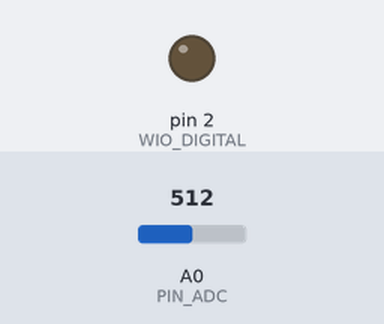
This sketch was run on a simulated Arduino Uno, built with avr-gcc and run on an emulated ATmega328P. Parts: output pins drawn as LEDs (lit = HIGH). The inputs (shaded band) are chosen by the test bench; at power-on: A0 (PIN_ADC) = 512. What the sketch prints to the serial monitor is not drawn.

Above: at 1.2 s.
1.3 s: A0 (PIN_ADC) set to 637
2.8 s: A0 (PIN_ADC) set to 673
At 3.9 s:
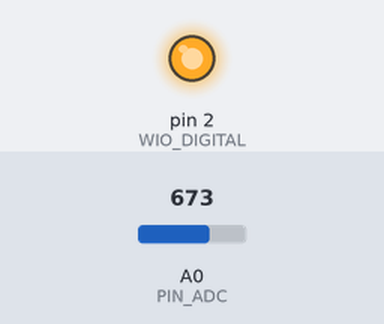
4.5 s: A0 (PIN_ADC) set to 511
At 5.1 s:
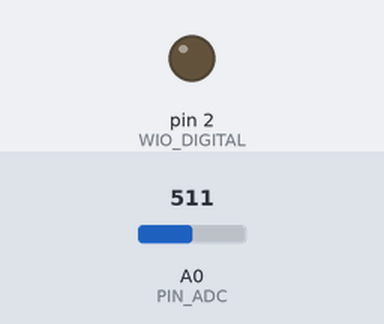
6.1 s: A0 (PIN_ADC) set to 716
At 6.6 s:
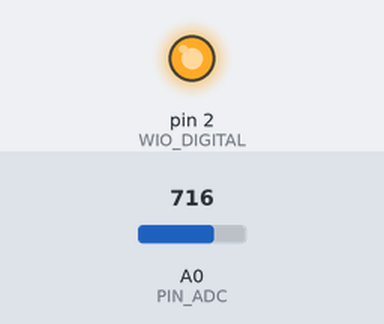
Timing chart, 0 to 8.6 s (numbered marks = the images above; inputs shaded):
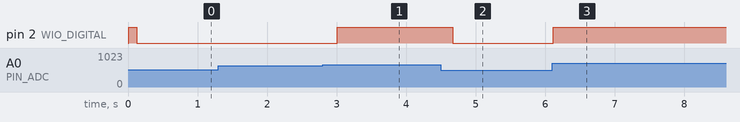

The sketch:

sounddetect2.ino
```cpp
#define WIO_DIGITAL 2
#define PIN_ADC A0
#define THRESHOLD 200 //閾値 (変化量)
#define SAMPLINGRATE 100 //サンプリング回数

void setup() {
  Serial.begin(115200);
  pinMode(WIO_DIGITAL, OUTPUT);
}

void loop() {
   if (isSoundDetected()) {
    digitalWrite(WIO_DIGITAL, HIGH);
    Serial.println("反応あり");
  } else {
    digitalWrite(WIO_DIGITAL, LOW);
//    Serial.println("反応なし");
  }
  delay(100);
}

bool isSoundDetected(){
  static unsigned int sum = 0; // 積算用変数
  unsigned int avg = sum; // 前回の積算値をコピー
  bool detected = false;

  sum = 0;
  // SAMPLINGRATE回数だけサンプルをとって平均値を出す
  for(int i=0; i<SAMPLINGRATE; i++) {
    int a = analogRead(PIN_ADC);
    sum += a;

    // 前回の平均値よりTHRESHOLD以上大きい値がとれたらdetected
    if (a >= ((avg/SAMPLINGRATE)+THRESHOLD)) detected = true;
  }

  Serial.println(sum/SAMPLINGRATE); // デバッグ用シリアル出力
  return detected;
}
```

Measured:
- the behaviour switches between 655 and 656 on A0 (PIN_ADC) (found by bisection; images 0 and 1)
- after the input at 1.3 s, every drawn part: stays the same
- after the input at 2.8 s, pin 2 (WIO_DIGITAL): LOW → HIGH after 0.21 s
- after the input at 4.5 s, pin 2 (WIO_DIGITAL): HIGH → LOW after 0.17 s
- after the input at 6.1 s, pin 2 (WIO_DIGITAL): LOW → HIGH at once
